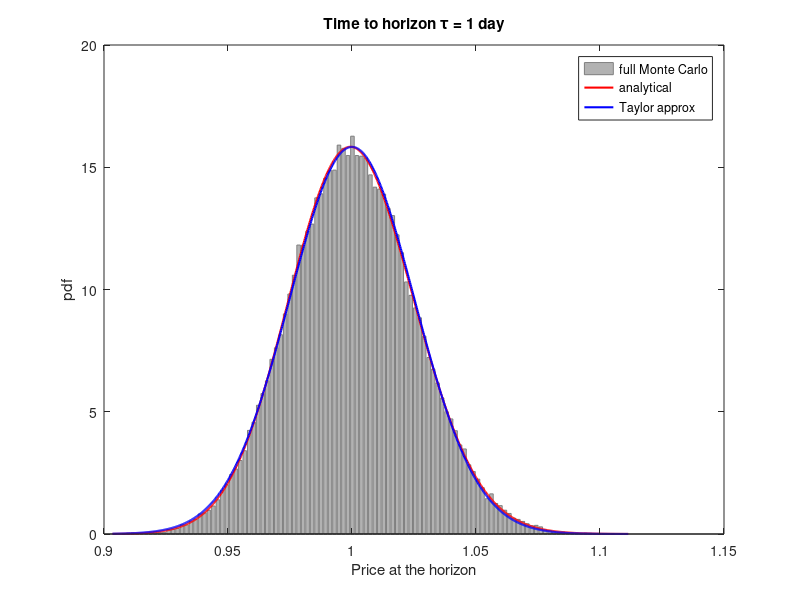

Write the MATLAB code that produced this figure.
clc; clear; close all;

% inputs
tau_tilde=1/52;  % estimation period expressed in years
sig=.4;
P_T=1;

Nsim=10^5;

tau=1/252; tauName = '1 day';           % times to horizon expressed in years
% tau=1/52;  tauName = '1 week';
%tau= 1/12;  tauName = '1 month';
% tau=1; tauName = '1 year';
%  tau=2;   tauName = '2 years'; 


% exact simulation of horizon prices
C_tau=normrnd(0,sig*sqrt(tau),Nsim,1);
P_Ttau=P_T*exp(C_tau);

% compute analytical pdf
p_lo=min(P_Ttau);
p_hi=max(P_Ttau);

p=p_lo : (p_hi-p_lo)/1000 : p_hi; 
%p=linspace(p_lo,p_hi,1000);

m=log(P_T);
s=sig*sqrt(tau);
f=lognpdf(p,m,s);


% compute approximate pdf
f_approx=normpdf(p,P_T,P_T*sig*sqrt(tau));

% plots
figure
Nbins=round(10*log(Nsim));
[f_hist,p_hist]=hist(P_Ttau,Nbins);
f_hist=f_hist/sum((p_hist(2)-p_hist(1))*f_hist); %normalize area under the hist to 1, to make it comparable with a pdf
bar(p_hist,f_hist,'Facecolor',[.7 .7 .7],'Edgecolor',[.5 .5 .5])

hold on
plot(p,f,'r','linewidth',1.5)

hold on
plot(p,f_approx,'b','linewidth',1.5)
xlabel('Price at the horizon')
ylabel('pdf')
title(['Time to horizon \tau = ' tauName])
legend('full Monte Carlo','analytical','Taylor approx')
